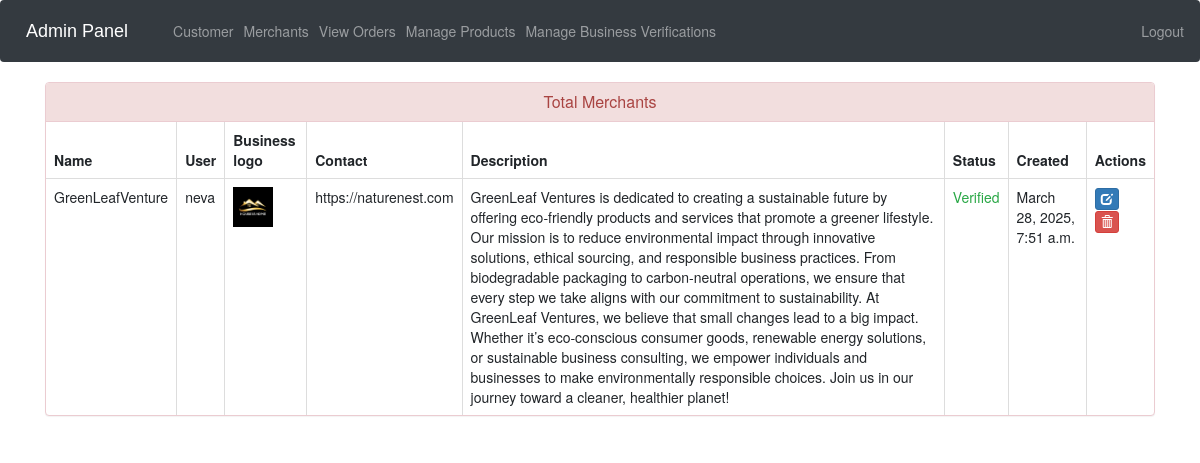
The page /view-business/ (signed in) on the database its author committed.
### ecom/models.py (models this page shows, shortened)
class Business(models.Model):
    VERIFICATION_STATUS = (
        ('Verified', 'Verified'),
        ('Pending', 'Pending'),
        ('Rejected', 'Rejected'),
    )
    user = models.OneToOneField(User, on_delete=models.CASCADE)
    business_name = models.CharField(max_length=100)
    description = models.TextField()
    business_logo = models.ImageField(upload_to='business_logos/', null=True, blank=True)
    website = models.URLField(max_length=100, null=True, blank=True)
    sustainability_score = models.DecimalField(max_digits=5, decimal_places=2, null=True, blank=True)
    verification_status = models.CharField(max_length=20, choices=VERIFICATION_STATUS, default='Pending')
    created_at = models.DateTimeField(auto_now_add=True)

### ecom/views.py (the view)
# urls.py: path('view-business/', views.view_business_view, name='view-business'),
@login_required(login_url='adminlogin')
def view_business_view(request):
    business_users = models.Business.objects.select_related('user').all()
    return render(request, 'ecom/view_Business.html', {'business_users': business_users})

### templates/ecom/view_business.html (shortened to what this page needs)
{% extends 'ecom/admin_base.html' %}
{% load static %}
{% block content %}
<head>
  <link href="//netdna.bootstrapcdn.com/bootstrap/3.0.0/css/bootstrap.min.css" rel="stylesheet" id="bootstrap-css">
</head>
<div class="container">
  <div class="panel panel-danger">
    <div class="panel-heading">
      <h6 class="panel-title">Total Merchants</h6>
    </div>
    <table class="table table-hover table-bordered" id="dev-table">
      <thead>
        <tr>
          <th>Name</th>
          <th>User</th>
          <th>Business logo</th>
          <th>Contact</th>
          <th>Description</th>
          <th>Status</th>
          <th>Created</th>
          <th>Actions</th>
        </tr>
      </thead>
      {% for b in business_users %}
      <tr>
        <td>{{ b.business_name }}</td>
        <td>{{ b.user }}</td>
        <td><img src="{% static b.business_logo.url %}" alt="Business Logo" height="40px" width="40px"></td>
        <td>{{ b.website }}</td>
        <td>{{ b.description }}</td>
        <td>
            {% if b.verification_status == "Verified" %}
                <span class="text-success">{{ b.verification_status }}</span>
            {% elif b.verification_status == "Pending" %}
                <span class="text-warning">{{ b.verification_status }}</span>
            {% elif b.verification_status == "Rejected" %}
                <span class="text-danger">{{ b.verification_status }}</span>
            {% else %}
                <span class="text-secondary">{{ b.verification_status }}</span>
            {% endif %}
        </td>
        <td>{{ b.created_at }}</td>
        <td>
            <a class="btn btn-primary btn-xs" href="#"><span class="glyphicon glyphicon-edit"></span></a>
            <a class="btn btn-danger btn-xs" href="#"><span class="glyphicon glyphicon-trash"></span></a>
        </td>
    </tr>
      {% endfor %}
    </table>
  </div>
</div>
{% endblock content %}

### templates/ecom/view_business.html (style rules this page uses)
a:link { text-decoration: none; }
h6 { text-align: center; }

### rows shown on the page
Business: business_name "GreenLeafVenture", user "neva", business_logo (picture), website "https://naturenest.com", description "GreenLeaf Ventures is dedicated to creating a sustainable future by offering eco-friendly products and services that promote a greener lifestyle. Our mission is to reduce environmental impact through innovative solutions, ethical sourcing, and responsible business practices. From biodegradable packaging to carbon-neutral operations, we ensure that every step we take aligns with our commitment to sustainability. At GreenLeaf Ventures, we believe that small changes lead to a big impact. Whether it’s eco-conscious consumer goods, renewable energy solutions, or sustainable business consulting, we empower individuals and businesses to make environmentally responsible choices. Join us in our…", verification_status "Verified", created_at "March 28, 2025, 7:51 a.m."
